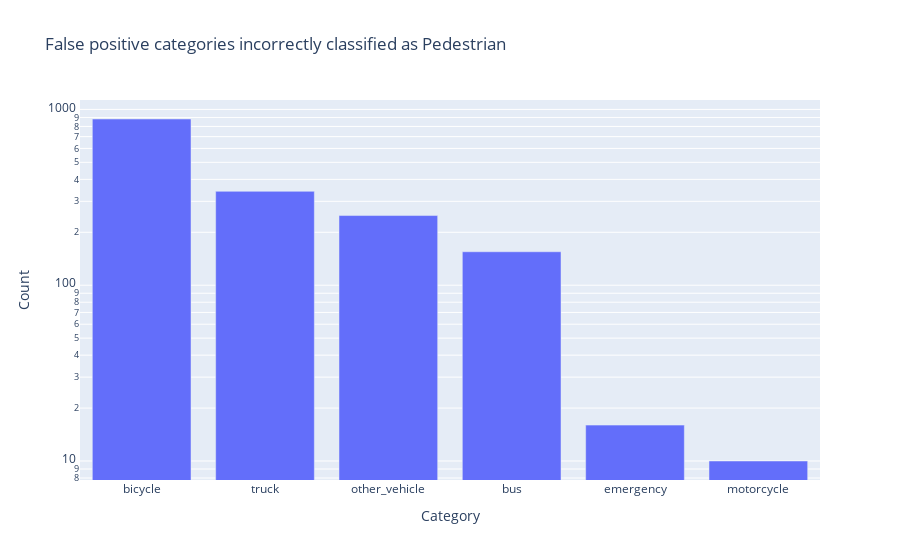

Notebook code cell kept with this figure:
### Code cell
# Create the bar chart
fig_false_positives = px.bar(test_false_pos_classes, x='Category', y='Count', title="False positive categories incorrectly classified as Pedestrian", log_y=True)

# Show the plot
fig_false_positives.show()

### Figure 1 — Plotly figure (JSON) as saved in the notebook; plotly's stock layout.template omitted (floating-point values rounded to 4 significant figures)
{"data": [{"alignmentgroup": "True", "hovertemplate": "Category=%{x}<br>Count=%{y}<extra></extra>", "legendgroup": "", "marker": {"color": "#636efa", "pattern": {"shape": ""}}, "name": "", "offsetgroup": "", "orientation": "v", "showlegend": false, "textposition": "auto", "type": "bar", "x": ["bicycle", "truck", "other_vehicle", "bus", "emergency", "motorcycle"], "xaxis": "x", "y": [882, 342, 249, 155, 16, 10], "yaxis": "y"}], "layout": {"barmode": "relative", "legend": {"tracegroupgap": 0}, "title": {"text": "False positive categories incorrectly classified as Pedestrian"}, "xaxis": {"anchor": "y", "domain": [0, 1], "title": {"text": "Category"}}, "yaxis": {"anchor": "x", "domain": [0, 1], "title": {"text": "Count"}, "type": "log"}}}
